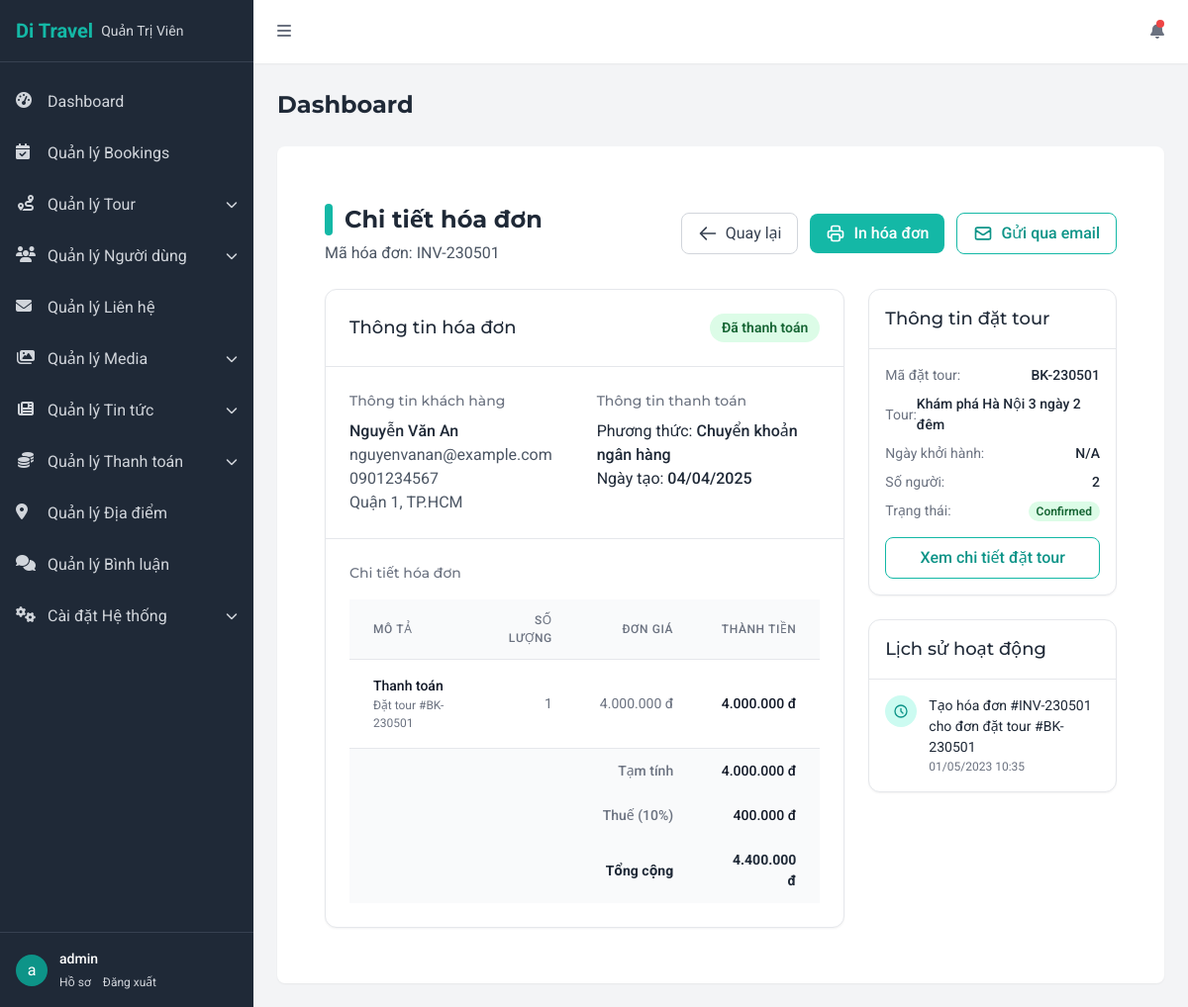
Page /admin/payment/invoices/1 (signed in) on the committed database.
### tables this page shows
CREATE TABLE IF NOT EXISTS `invoices` (
  `id` INT AUTO_INCREMENT PRIMARY KEY,
  `invoice_number` VARCHAR(50) NOT NULL UNIQUE,
  `booking_id` INT NOT NULL,
  `payment_id` INT,
  `user_id` INT,
  `amount` DECIMAL(10,2) NOT NULL,
  `tax_amount` DECIMAL(10,2) DEFAULT 0,
  `total_amount` DECIMAL(10,2) NOT NULL,
  `status` ENUM('draft', 'issued', 'paid', 'cancelled', 'refunded') DEFAULT 'draft',
  `issue_date` DATE,
  `due_date` DATE,
  `paid_date` DATE,
  `notes` TEXT,
  `billing_name` VARCHAR(100),
  `billing_address` TEXT,
  `billing_email` VARCHAR(100),
  `billing_phone` VARCHAR(20),
  `tax_code` VARCHAR(50),
  `created_at` TIMESTAMP DEFAULT CURRENT_TIMESTAMP,
  `updated_at` TIMESTAMP DEFAULT CURRENT_TIMESTAMP ON UPDATE CURRENT_TIMESTAMP,
  FOREIGN KEY (`booking_id`) REFERENCES `bookings` (`id`) ON DELETE CASCADE,
  FOREIGN KEY (`payment_id`) REFERENCES `payments` (`id`) ON DELETE SET NULL,
  FOREIGN KEY (`user_id`) REFERENCES `users` (`id`) ON DELETE SET NULL
);

CREATE TABLE IF NOT EXISTS `payment_methods` (
  `id` INT AUTO_INCREMENT PRIMARY KEY,
  `name` VARCHAR(100) NOT NULL,
  `code` VARCHAR(50) NOT NULL UNIQUE,
  `description` TEXT,
  `instructions` TEXT,
  `logo` VARCHAR(255),
  `config` JSON,
  `is_online` BOOLEAN DEFAULT TRUE,
  `sort_order` INT DEFAULT 0,
  `is_active` BOOLEAN DEFAULT TRUE,
  `created_at` TIMESTAMP DEFAULT CURRENT_TIMESTAMP,
  `updated_at` TIMESTAMP DEFAULT CURRENT_TIMESTAMP ON UPDATE CURRENT_TIMESTAMP
);

CREATE TABLE IF NOT EXISTS `bookings` (
  `id` INT AUTO_INCREMENT PRIMARY KEY,
  `booking_number` VARCHAR(50) NOT NULL UNIQUE,
  `user_id` INT,
  `tour_id` INT NOT NULL,
  `tour_date_id` INT,
  `adults` INT NOT NULL DEFAULT 1,
  `children` INT DEFAULT 0,
  `total_price` DECIMAL(10,2) NOT NULL,
  `status` ENUM('pending', 'confirmed', 'paid', 'cancelled', 'completed') DEFAULT 'pending',
  `payment_status` ENUM('pending', 'paid', 'refunded', 'failed') DEFAULT 'pending',
  `payment_method` VARCHAR(50),
  `transaction_id` VARCHAR(255),
  `special_requirements` TEXT,
  `cancellation_data` JSON DEFAULT NULL,
  `created_at` TIMESTAMP DEFAULT CURRENT_TIMESTAMP,
  `updated_at` TIMESTAMP DEFAULT CURRENT_TIMESTAMP ON UPDATE CURRENT_TIMESTAMP,
  FOREIGN KEY (`user_id`) REFERENCES `users` (`id`) ON DELETE SET NULL,
  FOREIGN KEY (`tour_id`) REFERENCES `tours` (`id`) ON DELETE CASCADE,
  FOREIGN KEY (`tour_date_id`) REFERENCES `tour_dates` (`id`) ON DELETE SET NULL
);

CREATE TABLE IF NOT EXISTS `tours` (
  `id` INT AUTO_INCREMENT PRIMARY KEY,
  `title` VARCHAR(255) NOT NULL,
  `slug` VARCHAR(255) NOT NULL UNIQUE,
  `description` TEXT,
  `content` LONGTEXT,
  `duration` VARCHAR(50),
  `group_size` VARCHAR(50),
  `price` DECIMAL(10,2) NOT NULL,
  `sale_price` DECIMAL(10,2),
  `category_id` INT,
  `location_id` INT,
  `departure_location_id` INT,
  `included` TEXT,
  `excluded` TEXT,
  `itinerary` JSON,
  `meta_title` VARCHAR(255),
  `meta_description` TEXT,
  `status` ENUM('active', 'inactive', 'draft') DEFAULT 'active',
  `featured` BOOLEAN DEFAULT FALSE,
  `views` INT DEFAULT 0,
  `created_by` INT NOT NULL,
  `updated_by` INT,
  `created_at` TIMESTAMP DEFAULT CURRENT_TIMESTAMP,
  `updated_at` TIMESTAMP DEFAULT CURRENT_TIMESTAMP ON UPDATE CURRENT_TIMESTAMP,
  FOREIGN KEY (`category_id`) REFERENCES `tour_categories` (`id`) ON DELETE SET NULL,
  FOREIGN KEY (`location_id`) REFERENCES `locations` (`id`) ON DELETE SET NULL,
  FOREIGN KEY (`departure_location_id`) REFERENCES `locations` (`id`) ON DELETE SET NULL,
  FOREIGN KEY (`created_by`) REFERENCES `users` (`id`),
  FOREIGN KEY (`updated_by`) REFERENCES `users` (`id`) ON DELETE SET NULL
);

CREATE TABLE IF NOT EXISTS `activity_logs` (
  `id` INT AUTO_INCREMENT PRIMARY KEY,
  `user_id` INT,
  `action` VARCHAR(255) NOT NULL,
  `entity_type` VARCHAR(50),
  `entity_id` INT,
  `description` TEXT,
  `ip_address` VARCHAR(45),
  `user_agent` VARCHAR(255),
  `created_at` TIMESTAMP DEFAULT CURRENT_TIMESTAMP,
  FOREIGN KEY (`user_id`) REFERENCES `users` (`id`) ON DELETE SET NULL
);

### app/views/admin/payment/invoices/details.php (the view, shortened to what the rows shown need)
<div class="container px-6 py-8 mx-auto">
  <div class="flex flex-col md:flex-row md:items-center md:justify-between gap-4 mb-6">
    <div>
      <h2 class="text-2xl font-bold text-gray-800 flex items-center">
        <span class="w-2 h-8 bg-teal-500 rounded-full mr-3"></span>
        Chi tiết hóa đơn
      </h2>
      <p class="mt-1 text-gray-600">Mã hóa đơn: <?= htmlspecialchars($invoice['invoice_number']) ?></p>
    </div>
    <div class="flex items-center gap-3">
      <a href="<?= UrlHelper::route('admin/payment/invoices') ?>"
        class="inline-flex items-center px-4 py-2 border border-gray-300 text-gray-700 bg-white hover:bg-gray-50 rounded-lg transition-colors">
        <svg xmlns="http://www.w3.org/2000/svg" class="h-5 w-5 mr-2" fill="none" viewBox="0 0 24 24"
          stroke="currentColor">
          <path stroke-linecap="round" stroke-linejoin="round" stroke-width="2" d="M10 19l-7-7m0 0l7-7m-7 7h18" />
        </svg>
        Quay lại
      </a>
      <a href="<?= UrlHelper::route('admin/payment/invoices/print/' . $invoice['id']) ?>" target="_blank"
        class="inline-flex items-center px-4 py-2 bg-teal-500 hover:bg-teal-600 text-white font-medium rounded-lg transition-colors">
        In hóa đơn
      </a>
      <?php if(!empty($invoice['customer_email'])): ?>
      <form action="<?= UrlHelper::route('admin/payment/invoices/send-email/' . $invoice['id']) ?>" method="POST"
        class="inline-block">
        <button type="submit"
          class="inline-flex items-center px-4 py-2 border border-teal-500 text-teal-600 hover:bg-teal-50 font-medium rounded-lg transition-colors">
          <svg xmlns="http://www.w3.org/2000/svg" class="h-5 w-5 mr-2" fill="none" viewBox="0 0 24 24"
            stroke="currentColor">
            <path stroke-linecap="round" stroke-linejoin="round" stroke-width="2"
              d="M3 8l7.89 5.26a2 2 0 002.22 0L21 8M5 19h14a2 2 0 002-2V7a2 2 0 00-2-2H5a2 2 0 00-2 2v10a2 2 0 002 2z" />
          </svg>
          Gửi qua email
        </button>
      </form>
      <?php endif; ?>
    </div>
  </div>
  <div class="grid grid-cols-1 md:grid-cols-3 gap-6">
    <div class="md:col-span-2">
      <div class="bg-white rounded-xl border border-gray-200 shadow-sm overflow-hidden">
        <div class="p-6 border-b border-gray-200">
          <div class="flex justify-between items-center">
            <h3 class="text-lg font-medium text-gray-800">Thông tin hóa đơn</h3>
            <span class="px-3 py-1 text-sm font-semibold rounded-full
              <?php
              switch($invoice['status']) {
                case 'paid':
                  echo 'bg-green-100 text-green-800';
                  break;
              }
              ?>">
              <?php
              switch($invoice['status']) {
                case 'paid':
                  echo 'Đã thanh toán';
                  break;
              }
              ?>
            </span>
          </div>
        </div>
        <div class="p-6">
          <div class="grid grid-cols-1 md:grid-cols-2 gap-6">
            <div>
              <h4 class="text-sm font-medium text-gray-500 mb-2">Thông tin khách hàng</h4>
              <p class="text-gray-800 font-medium"><?= htmlspecialchars($invoice['customer_name'] ?? 'N/A') ?></p>
              <p class="text-gray-600"><?= htmlspecialchars($invoice['customer_email'] ?? 'N/A') ?></p>
              <p class="text-gray-600"><?= htmlspecialchars($invoice['customer_phone'] ?? 'N/A') ?></p>
              <?php if(!empty($invoice['customer_address'])): ?>
              <p class="text-gray-600"><?= htmlspecialchars($invoice['customer_address']) ?></p>
              <?php endif; ?>
            </div>
            <div>
              <h4 class="text-sm font-medium text-gray-500 mb-2">Thông tin thanh toán</h4>
              <p class="text-gray-800">Phương thức: <span
                  class="font-medium"><?= htmlspecialchars($invoice['payment_method_name'] ?? $invoice['payment_method'] ?? 'N/A') ?></span>
              </p>
              <p class="text-gray-800">Ngày tạo: <span
                  class="font-medium"><?= date('d/m/Y', strtotime($invoice['created_at'])) ?></span></p>
            </div>
          </div>
        </div>
        <div class="p-6 border-t border-gray-200">
          <h4 class="text-sm font-medium text-gray-500 mb-4">Chi tiết hóa đơn</h4>
          <div class="overflow-x-auto">
            <table class="min-w-full divide-y divide-gray-200">
              <thead class="bg-gray-50">
                <tr>
                  <th scope="col"
                    class="px-6 py-3 text-left text-xs font-medium text-gray-500 uppercase tracking-wider">
                    Mô tả
                  </th>
                  <th scope="col"
                    class="px-6 py-3 text-right text-xs font-medium text-gray-500 uppercase tracking-wider">
                    Số lượng
                  </th>
                  <th scope="col"
                    class="px-6 py-3 text-right text-xs font-medium text-gray-500 uppercase tracking-wider">
                    Đơn giá
                  </th>
                  <th scope="col"
                    class="px-6 py-3 text-right text-xs font-medium text-gray-500 uppercase tracking-wider">
                    Thành tiền
                  </th>
                </tr>
              </thead>
              <tbody class="bg-white divide-y divide-gray-200">
                <?php if(!empty($invoiceItems)): ?>
                <?php foreach($invoiceItems as $item): ?>
                <tr>
                  <td class="px-6 py-4">
                    <div class="text-sm font-medium text-gray-900"><?= htmlspecialchars($item['name']) ?></div>
                    <?php if(!empty($item['description'])): ?>
                    <div class="text-xs text-gray-500"><?= htmlspecialchars($item['description']) ?></div>
                    <?php endif; ?>
                  </td>
                  <td class="px-6 py-4 whitespace-nowrap text-sm text-gray-500 text-right">
                    <?= $item['quantity'] ?>
                  </td>
                  <td class="px-6 py-4 whitespace-nowrap text-sm text-gray-500 text-right">
                    <?= number_format($item['price'], 0, ',', '.') ?> đ
                  </td>
                  <td class="px-6 py-4 whitespace-nowrap text-sm font-medium text-gray-900 text-right">
                    <?= number_format($item['total'], 0, ',', '.') ?> đ
                  </td>
                </tr>
                <?php endforeach; ?>
                <?php else: ?>
                <tr>
                  <td class="px-6 py-4">
                    <div class="text-sm font-medium text-gray-900">Thanh toán</div>
                    <?php if(!empty($booking)): ?>
                    <div class="text-xs text-gray-500">Đặt tour #<?= htmlspecialchars($booking['booking_number']) ?>
                    </div>
                    <?php endif; ?>
                  </td>
                  <td class="px-6 py-4 whitespace-nowrap text-sm text-gray-500 text-right">
                    1
                  </td>
                  <td class="px-6 py-4 whitespace-nowrap text-sm text-gray-500 text-right">
                    <?= number_format($invoice['amount'], 0, ',', '.') ?> đ
                  </td>
                  <td class="px-6 py-4 whitespace-nowrap text-sm font-medium text-gray-900 text-right">
                    <?= number_format($invoice['amount'], 0, ',', '.') ?> đ
                  </td>
                </tr>
                <?php endif; ?>
              </tbody>
              <tfoot class="bg-gray-50">
                <tr>
                  <td colspan="3" class="px-6 py-3 text-right text-sm font-medium text-gray-500">
                    Tạm tính
                  </td>
                  <td class="px-6 py-3 text-right text-sm font-medium text-gray-900">
                    <?= number_format($invoice['amount'], 0, ',', '.') ?> đ
                  </td>
                </tr>
                <tr>
                  <td colspan="3" class="px-6 py-3 text-right text-sm font-medium text-gray-500">
                    Thuế (<?= round(($invoice['tax_amount'] / $invoice['amount']) * 100) ?>%)
                  </td>
                  <td class="px-6 py-3 text-right text-sm font-medium text-gray-900">
                    <?= number_format($invoice['tax_amount'], 0, ',', '.') ?> đ
                  </td>
                </tr>
                <tr>
                  <td colspan="3" class="px-6 py-3 text-right text-sm font-bold text-gray-800">
                    Tổng cộng
                  </td>
                  <td class="px-6 py-3 text-right text-sm font-bold text-gray-800">
                    <?= number_format($invoice['total_amount'], 0, ',', '.') ?> đ
                  </td>
                </tr>
              </tfoot>
            </table>
          </div>
        </div>
      </div>
    </div>
    <div>
      <?php if(!empty($booking)): ?>
      <div class="bg-white rounded-xl border border-gray-200 shadow-sm overflow-hidden mb-6">
        <div class="p-4 border-b border-gray-200">
          <h3 class="text-lg font-medium text-gray-800">Thông tin đặt tour</h3>
        </div>
        <div class="p-4">
          <div class="flex items-center justify-between mb-2">
            <span class="text-sm text-gray-500">Mã đặt tour:</span>
            <span class="text-sm font-medium text-gray-800"><?= htmlspecialchars($booking['booking_number']) ?></span>
          </div>
          <div class="flex items-center justify-between mb-2">
            <span class="text-sm text-gray-500">Tour:</span>
            <span
              class="text-sm font-medium text-gray-800"><?= htmlspecialchars($booking['tour_name'] ?? 'N/A') ?></span>
          </div>
          <div class="flex items-center justify-between mb-2">
            <span class="text-sm text-gray-500">Ngày khởi hành:</span>
            <span
              class="text-sm font-medium text-gray-800"><?= !empty($booking['departure_date']) ? date('d/m/Y', strtotime($booking['departure_date'])) : 'N/A' ?></span>
          </div>
          <div class="flex items-center justify-between mb-2">
            <span class="text-sm text-gray-500">Số người:</span>
            <span
              class="text-sm font-medium text-gray-800"><?= ($booking['adults'] ?? 0) + ($booking['children'] ?? 0) ?></span>
          </div>
          <div class="flex items-center justify-between mb-4">
            <span class="text-sm text-gray-500">Trạng thái:</span>
            <span class="px-2 inline-flex text-xs leading-5 font-semibold rounded-full
              <?php
              switch($booking['status'] ?? '') {
                case 'confirmed':
                  echo 'bg-green-100 text-green-800';
                  break;
              }
              ?>">
              <?= htmlspecialchars(ucfirst($booking['status'] ?? 'N/A')) ?>
            </span>
          </div>
          <a href="<?= UrlHelper::route('admin/bookings/' . $booking['id']) ?>"
            class="w-full inline-flex items-center justify-center px-4 py-2 border border-teal-500 text-teal-600 hover:bg-teal-50 font-medium rounded-lg transition-colors">
            Xem chi tiết đặt tour
          </a>
        </div>
      </div>
      <?php endif; ?>
      <div class="bg-white rounded-xl border border-gray-200 shadow-sm overflow-hidden">
        <div class="p-4 border-b border-gray-200">
          <h3 class="text-lg font-medium text-gray-800">Lịch sử hoạt động</h3>
        </div>
        <div class="p-4">
          <?php if(!empty($activities)): ?>
          <div class="space-y-4">
            <?php foreach($activities as $activity): ?>
            <div class="flex">
              <div class="flex-shrink-0 mr-3">
                <div class="h-8 w-8 rounded-full bg-teal-100 flex items-center justify-center">
                  <svg xmlns="http://www.w3.org/2000/svg" class="h-4 w-4 text-teal-600" fill="none" viewBox="0 0 24 24"
                    stroke="currentColor">
                    <path stroke-linecap="round" stroke-linejoin="round" stroke-width="2"
                      d="M12 8v4l3 3m6-3a9 9 0 11-18 0 9 9 0 0118 0z" />
                  </svg>
                </div>
              </div>
              <div>
                <p class="text-sm text-gray-800"><?= htmlspecialchars($activity['description']) ?></p>
                <p class="text-xs text-gray-500"><?= date('d/m/Y H:i', strtotime($activity['created_at'])) ?></p>
              </div>
            </div>
            <?php endforeach; ?>
          </div>
          <?php else: ?>
          <p class="text-sm text-gray-500">Chưa có hoạt động nào được ghi lại.</p>
          <?php endif; ?>
        </div>
      </div>
    </div>
  </div>
</div>

### rows in the picture
invoices: invoice_number "INV-230501", billing_address "Quận 1, TP.HCM", payment_methods.name "Chuyển khoản ngân hàng", created_at "04/04/2025", amount "4.000.000", ($invoice['tax_amount'] / $invoice['amount']) * 100 "10", tax_amount "400.000", total_amount "4.400.000"
bookings: booking_number "BK-230501", tour.title "Khám phá Hà Nội 3 ngày 2 đêm", ($booking['adults'] ?? 0) + ($booking['children'] ?? 0) "2", status "Confirmed"
activity_logs: description "Tạo hóa đơn #INV-230501 cho đơn đặt tour #BK-230501", created_at "01/05/2023 10:35"

### other values in the picture
substr($_SESSION['username'] ?? 'A', 0, 1) "a"
$_SESSION['username'] "admin"
$pageTitle "Dashboard"
$invoice['customer_name'] "Nguyễn Văn An"
$invoice['customer_email'] "nguyenvanan@example.com"
$invoice['customer_phone'] "0901234567"
